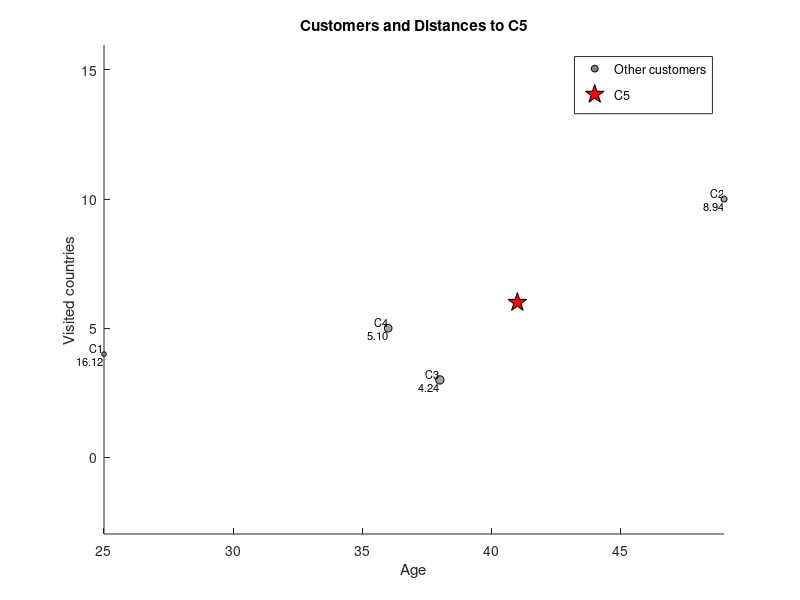

This figure's MATLAB source:
% Дані
customers.C1.Age = 25;
customers.C1.VisitedCountries = 4;
customers.C1.Purchase = 'Пляжний відпочинок';

customers.C2.Age = 49;
customers.C2.VisitedCountries = 10;
customers.C2.Purchase = 'Гастрономічний тур';

customers.C3.Age = 38;
customers.C3.VisitedCountries = 3;
customers.C3.Purchase = 'Гірський туризм';

customers.C4.Age = 36;
customers.C4.VisitedCountries = 5;
customers.C4.Purchase = 'Круїзи';

customers.C5.Age = 41;
customers.C5.VisitedCountries = 6;
customers.C5.Purchase = []; % Невідома категорія покупки

% Функція для розрахунку відстані між C5 та іншим клієнтом
function distance = calculate_distance(C5, Ck)
    distance = sqrt((C5.Age - Ck.Age)^2 + (C5.VisitedCountries - Ck.VisitedCountries)^2);
end

% Візуалізація сусідів
function visualize_neighbors(customers, distances)
    num_customers = length(distances); % Кількість клієнтів, окрім C5

    % Преалокація для масивів
    x = zeros(1, num_customers); 
    y = zeros(1, num_customers); 
    sizes = zeros(1, num_customers); 

    % Збір даних для візуалізації
    fields = fieldnames(customers);
    index = 1;
    for i = 1:length(fields)
        if ~strcmp(fields{i}, 'C5')
            x(index) = customers.(fields{i}).Age;
            y(index) = customers.(fields{i}).VisitedCountries;
            index = index + 1;
        end
    end
    
    % Розмір точок
    for i = 1:num_customers
        sizes(i) = 1 / (distances{i, 2} + 1) * 200; % Розмір точки відповідно до відстані
    end

    % Візуалізація
    figure;
    scatter(x, y, sizes, 'MarkerEdgeColor', 'k', 'MarkerFaceColor', [0.5 0.5 0.5], 'MarkerFaceAlpha', 0.7);
    hold on;
    
    % Точка для C5
    scatter(customers.C5.Age, customers.C5.VisitedCountries, 200, 'MarkerEdgeColor', 'k', 'MarkerFaceColor', 'r', 'Marker', 'p'); 
    % Маркер 'p' - п'ятикутна зірка, 'r' - червоний колір

    % Додавання підписів
    for i = 1:num_customers
        text(customers.(distances{i, 1}).Age, customers.(distances{i, 1}).VisitedCountries, ...
             sprintf('%s\n%.2f', distances{i, 1}, distances{i, 2}), 'FontSize', 8, ...
             'HorizontalAlignment', 'right', 'Interpreter', 'none');
    end
    
    xlabel('Age');
    ylabel('Visited countries');
    title('Customers and Distances to C5');
    axis equal;
    legend('Other customers', 'C5');
    hold off;
end

% Функція для прогнозування категорії покупки для C5
function customers = predict_purchase(customers)
    % Виділяємо клієнта C5
    unknown_customer = customers.C5;
    
    % Ініціалізація змінних для мінімальної відстані та покупки
    min_distance = inf;
    min_purchase = 'Невідомо';  % Початкове значення
    
    fields = fieldnames(customers);
    num_customers = length(fields) - 1;  % Кількість клієнтів (без C5)
    
    % Преалокація масиву для збереження відстаней
    distances = cell(num_customers, 2);  
    index = 1;  % Лічильник для заповнення масиву distances
    
    % Обчислюємо відстані до всіх клієнтів, окрім C5
    for i = 1:length(fields)
        if ~strcmp(fields{i}, 'C5')
            % Обчислюємо відстань
            distance = calculate_distance(unknown_customer, customers.(fields{i}));
            
            % Записуємо відстань та ім'я клієнта в масив
            distances{index, 1} = fields{i};  % Ім'я клієнта
            distances{index, 2} = distance;   % Відстань
            
            % Перевірка мінімальної відстані
            if distance < min_distance
                min_distance = distance;
                min_purchase = customers.(fields{i}).Purchase;  % Найближча покупка
            end
            
            index = index + 1;  % Збільшуємо лічильник
        end
    end
    
    % Присвоюємо покупку та відстань для C5
    customers.C5.Purchase = min_purchase;
    customers.C5.Distance = min_distance;
    
    % Виведення таблиці з відстанями
    disp('Table with distances:');
    disp(distances);
    
    % Виведення прогнозованої покупки для C5
    fprintf('Predicted purchase for C5: %s\n', customers.C5.Purchase);
    
    % Виклик функції для візуалізації
    visualize_neighbors(customers, distances);

    fields = fieldnames(customers);
    fprintf('Customer Table:\n');
    for i = 1:length(fields)
        customer = customers.(fields{i});
        purchase = customer.Purchase;
        
        % % Перевіряємо, чи поле Purchase пусте або None
        % if isempty(purchase)
        %     purchase = 'Невідомо';  % Якщо Purchase не визначено, виводимо "Невідомо"
        % end
        
        fprintf('%s: Age=%d, Visited Countries=%d, Purchase=%s\n', ...
                fields{i}, customer.Age, customer.VisitedCountries, purchase);
    end
end

% Прогноз для C5
predict_purchase(customers);